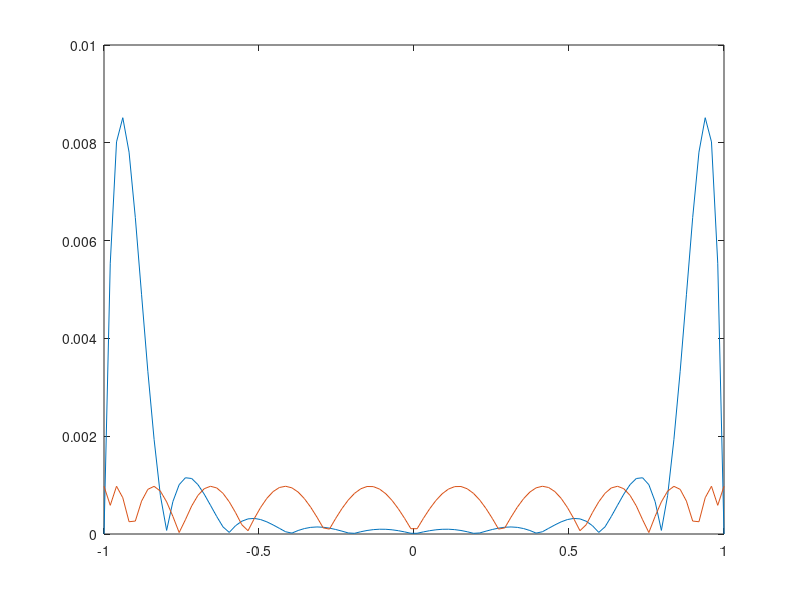

This figure's MATLAB source:
clear
clc
close all
a=-1;
b=1;
n=10;
x=linspace(a,b);
% for i=0:n
%     x_cheb(i+1)=(a+b)/2-(b-a)/2*cos((2*i+1)/(2*n+2)*pi);
% end
x_cheb=(a+b)/2-(b-a)/2*cos((2*[0:n]+1)/(2*n+2)*pi); % nodi di Chebyshev
xi=linspace(a,b,n+1); %nodi equispaziati
for i=1:length(x)
Wn(i)=abs(prod(x(i)-xi));
Wn1(i)=abs(prod(x(i)-x_cheb));
end
plot(x,Wn);
hold on
plot(x,Wn1);
